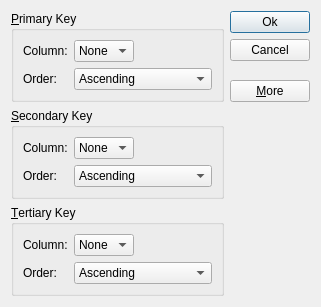
<?xml version="1.0" encoding="UTF-8"?>
<ui version="4.0">
 <class>CSortDialog</class>
 <widget class="QDialog" name="CSortDialog">
  <property name="geometry">
   <rect>
    <x>0</x>
    <y>0</y>
    <width>321</width>
    <height>276</height>
   </rect>
  </property>
  <property name="windowTitle">
   <string>Dialog</string>
  </property>
  <layout class="QGridLayout" name="gridLayout_4">
   <item row="0" column="0">
    <widget class="QGroupBox" name="m_pPkGB">
     <property name="title">
      <string>&amp;Primary Key</string>
     </property>
     <layout class="QGridLayout" name="gridLayout">
      <item row="0" column="0">
       <widget class="QLabel" name="label">
        <property name="text">
         <string>Column:</string>
        </property>
       </widget>
      </item>
      <item row="0" column="1">
       <widget class="QComboBox" name="m_pPColumnCB">
        <item>
         <property name="text">
          <string>None</string>
         </property>
        </item>
       </widget>
      </item>
      <item row="0" column="2">
       <spacer name="horizontalSpacer">
        <property name="orientation">
         <enum>Qt::Horizontal</enum>
        </property>
        <property name="sizeHint" stdset="0">
         <size>
          <width>74</width>
          <height>20</height>
         </size>
        </property>
       </spacer>
      </item>
      <item row="1" column="0">
       <widget class="QLabel" name="label_2">
        <property name="text">
         <string>Order:</string>
        </property>
       </widget>
      </item>
      <item row="1" column="1" colspan="2">
       <widget class="QComboBox" name="comboBox_2">
        <item>
         <property name="text">
          <string>Ascending</string>
         </property>
        </item>
        <item>
         <property name="text">
          <string>Descending</string>
         </property>
        </item>
       </widget>
      </item>
     </layout>
    </widget>
   </item>
   <item row="0" column="1" rowspan="2">
    <layout class="QVBoxLayout" name="verticalLayout">
     <item>
      <widget class="QPushButton" name="m_pOkBtn">
       <property name="text">
        <string>Ok</string>
       </property>
       <property name="default">
        <bool>true</bool>
       </property>
      </widget>
     </item>
     <item>
      <widget class="QPushButton" name="m_pCancelBtn">
       <property name="text">
        <string>Cancel</string>
       </property>
      </widget>
     </item>
     <item>
      <spacer name="verticalSpacer">
       <property name="orientation">
        <enum>Qt::Vertical</enum>
       </property>
       <property name="sizeHint" stdset="0">
        <size>
         <width>20</width>
         <height>0</height>
        </size>
       </property>
      </spacer>
     </item>
     <item>
      <widget class="QPushButton" name="m_pMoreBtn">
       <property name="text">
        <string>&amp;More</string>
       </property>
       <property name="checkable">
        <bool>true</bool>
       </property>
      </widget>
     </item>
    </layout>
   </item>
   <item row="1" column="0">
    <spacer name="verticalSpacer_2">
     <property name="orientation">
      <enum>Qt::Vertical</enum>
     </property>
     <property name="sizeHint" stdset="0">
      <size>
       <width>20</width>
       <height>0</height>
      </size>
     </property>
    </spacer>
   </item>
   <item row="2" column="0">
    <widget class="QGroupBox" name="m_pSkGB">
     <property name="title">
      <string>&amp;Secondary Key</string>
     </property>
     <layout class="QGridLayout" name="gridLayout_2">
      <item row="0" column="0">
       <widget class="QLabel" name="label_3">
        <property name="text">
         <string>Column:</string>
        </property>
       </widget>
      </item>
      <item row="0" column="1">
       <widget class="QComboBox" name="m_pSColumnCB">
        <item>
         <property name="text">
          <string>None</string>
         </property>
        </item>
       </widget>
      </item>
      <item row="0" column="2">
       <spacer name="horizontalSpacer_2">
        <property name="orientation">
         <enum>Qt::Horizontal</enum>
        </property>
        <property name="sizeHint" stdset="0">
         <size>
          <width>40</width>
          <height>20</height>
         </size>
        </property>
       </spacer>
      </item>
      <item row="1" column="0">
       <widget class="QLabel" name="label_4">
        <property name="text">
         <string>Order:</string>
        </property>
       </widget>
      </item>
      <item row="1" column="1" colspan="2">
       <widget class="QComboBox" name="comboBox_4">
        <item>
         <property name="text">
          <string>Ascending</string>
         </property>
        </item>
        <item>
         <property name="text">
          <string>Descending</string>
         </property>
        </item>
       </widget>
      </item>
     </layout>
    </widget>
   </item>
   <item row="3" column="0">
    <widget class="QGroupBox" name="m_pTkGB">
     <property name="title">
      <string>&amp;Tertiary Key</string>
     </property>
     <layout class="QGridLayout" name="gridLayout_3">
      <item row="0" column="0">
       <widget class="QLabel" name="label_5">
        <property name="text">
         <string>Column:</string>
        </property>
       </widget>
      </item>
      <item row="0" column="1">
       <widget class="QComboBox" name="m_pTColumnCB">
        <item>
         <property name="text">
          <string>None</string>
         </property>
        </item>
       </widget>
      </item>
      <item row="0" column="2">
       <spacer name="horizontalSpacer_3">
        <property name="orientation">
         <enum>Qt::Horizontal</enum>
        </property>
        <property name="sizeHint" stdset="0">
         <size>
          <width>40</width>
          <height>20</height>
         </size>
        </property>
       </spacer>
      </item>
      <item row="1" column="0">
       <widget class="QLabel" name="label_6">
        <property name="text">
         <string>Order:</string>
        </property>
       </widget>
      </item>
      <item row="1" column="1" colspan="2">
       <widget class="QComboBox" name="comboBox_6">
        <item>
         <property name="text">
          <string>Ascending</string>
         </property>
        </item>
        <item>
         <property name="text">
          <string>Descending</string>
         </property>
        </item>
       </widget>
      </item>
     </layout>
    </widget>
   </item>
  </layout>
 </widget>
 <tabstops>
  <tabstop>m_pPColumnCB</tabstop>
  <tabstop>comboBox_2</tabstop>
  <tabstop>m_pSColumnCB</tabstop>
  <tabstop>comboBox_4</tabstop>
  <tabstop>m_pTColumnCB</tabstop>
  <tabstop>comboBox_6</tabstop>
  <tabstop>m_pOkBtn</tabstop>
  <tabstop>m_pCancelBtn</tabstop>
  <tabstop>m_pMoreBtn</tabstop>
 </tabstops>
 <resources/>
 <connections>
  <connection>
   <sender>m_pOkBtn</sender>
   <signal>clicked()</signal>
   <receiver>CSortDialog</receiver>
   <slot>accept()</slot>
   <hints>
    <hint type="sourcelabel">
     <x>262</x>
     <y>21</y>
    </hint>
    <hint type="destinationlabel">
     <x>257</x>
     <y>216</y>
    </hint>
   </hints>
  </connection>
  <connection>
   <sender>m_pCancelBtn</sender>
   <signal>clicked()</signal>
   <receiver>CSortDialog</receiver>
   <slot>reject()</slot>
   <hints>
    <hint type="sourcelabel">
     <x>285</x>
     <y>53</y>
    </hint>
    <hint type="destinationlabel">
     <x>297</x>
     <y>220</y>
    </hint>
   </hints>
  </connection>
  <connection>
   <sender>m_pMoreBtn</sender>
   <signal>toggled(bool)</signal>
   <receiver>m_pSkGB</receiver>
   <slot>setVisible(bool)</slot>
   <hints>
    <hint type="sourcelabel">
     <x>243</x>
     <y>84</y>
    </hint>
    <hint type="destinationlabel">
     <x>145</x>
     <y>122</y>
    </hint>
   </hints>
  </connection>
  <connection>
   <sender>m_pMoreBtn</sender>
   <signal>toggled(bool)</signal>
   <receiver>m_pTkGB</receiver>
   <slot>setVisible(bool)</slot>
   <hints>
    <hint type="sourcelabel">
     <x>249</x>
     <y>92</y>
    </hint>
    <hint type="destinationlabel">
     <x>174</x>
     <y>200</y>
    </hint>
   </hints>
  </connection>
 </connections>
</ui>
